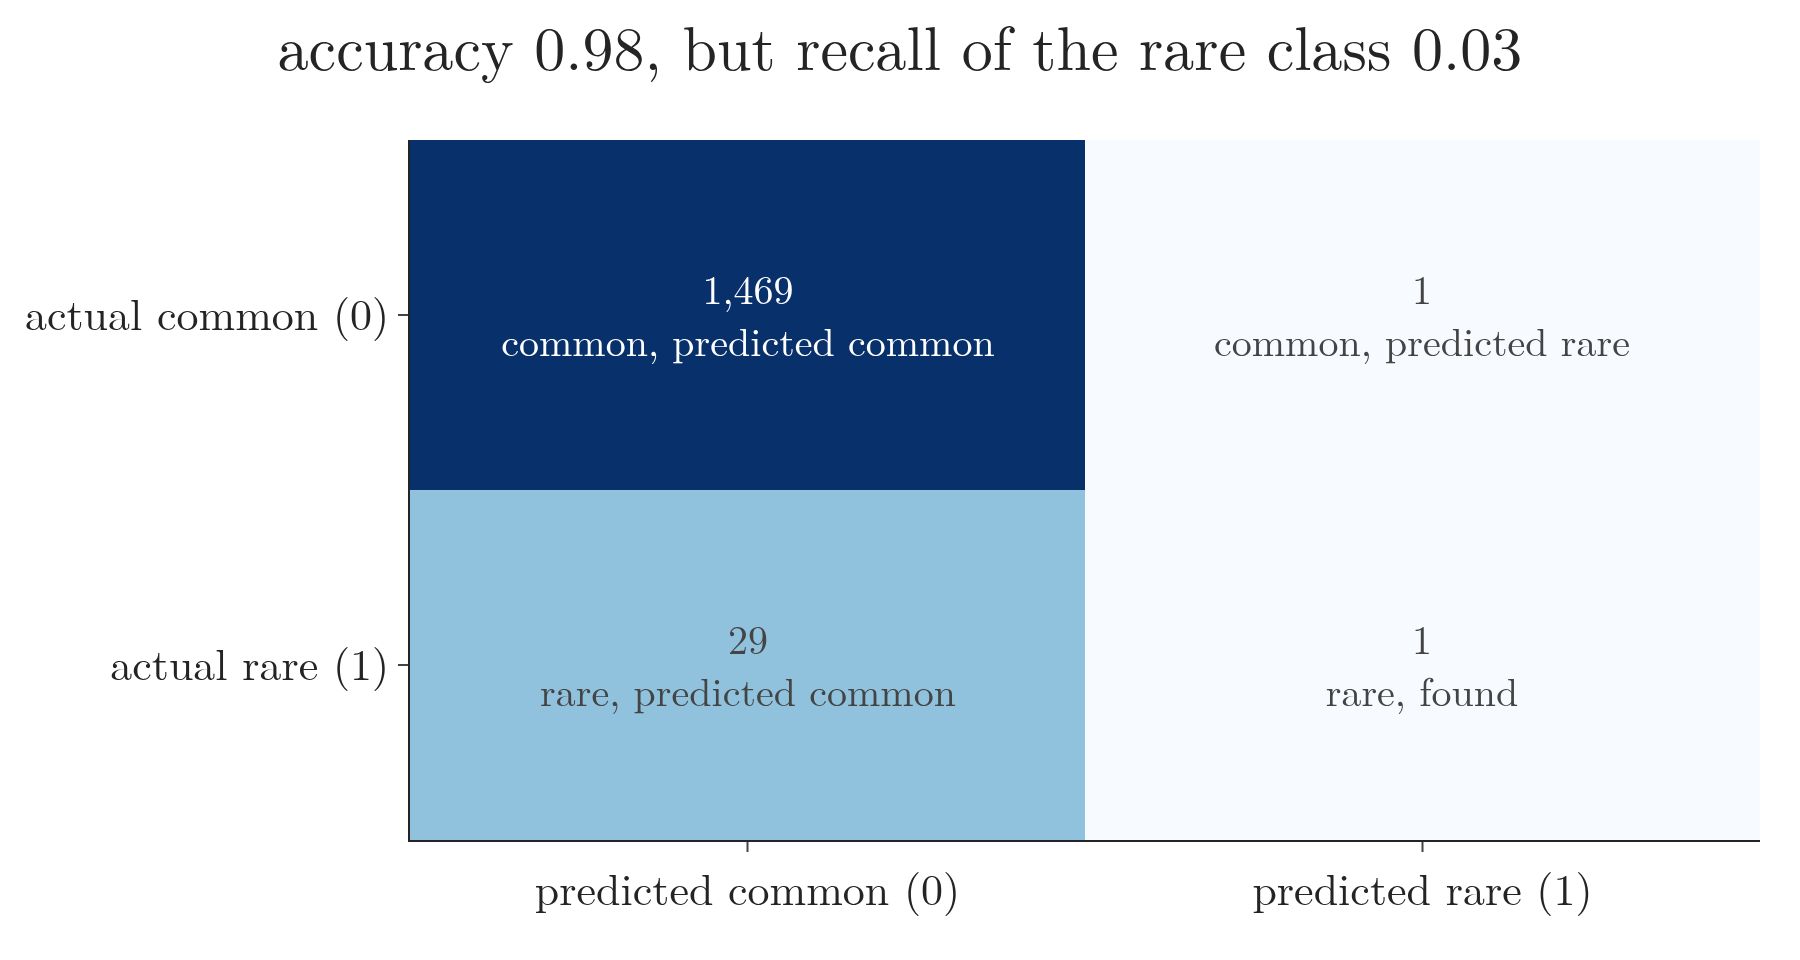

The script that drew this image:
"""KNN on imbalanced classes, the Notebook's test (Plotly): make_classification with 98% class 0 and 2% class 1
(5,000 observations, 10 features, class_sep 0.5, random_state 0), stratified 30% test split, k = 5. The confusion
counts: almost every test observation is predicted as the common class; only 1 of the 30 rare ones is found."""
from pathlib import Path
import numpy as np
import plotly.graph_objects as go
from sklearn.datasets import make_classification
from sklearn.metrics import accuracy_score, confusion_matrix, recall_score
from sklearn.model_selection import train_test_split
from sklearn.neighbors import KNeighborsClassifier
from gifkit import FONT

here = Path(__file__).parent
Xi, yi = make_classification(n_samples=5000, n_features=10, weights=[0.98], flip_y=0, class_sep=0.5, random_state=0)
a, b, c, d = train_test_split(Xi, yi, test_size=0.3, stratify=yi, random_state=0)
p = KNeighborsClassifier(n_neighbors=5).fit(a, c).predict(b)
cm = confusion_matrix(d, p)
assert d.sum() == 30 and round(accuracy_score(d, p), 2) == 0.98 and round(recall_score(d, p), 2) == 0.03
lab = [[f"{cm[0, 0]:,}<br>common, predicted common", f"{cm[0, 1]}<br>common, predicted rare"],
       [f"{cm[1, 0]}<br>rare, predicted common", f"{cm[1, 1]}<br>rare, found"]]
fig = go.Figure(go.Heatmap(z=np.log10(cm[::-1] + 1), x=["predicted common (0)", "predicted rare (1)"], y=["actual rare (1)", "actual common (0)"],
                           text=lab[::-1], texttemplate="%{text}", textfont=dict(size=20), colorscale="Blues", showscale=False))
fig.update_layout(template="simple_white", width=900, height=480, font=FONT,
                  title=dict(text=f"accuracy {accuracy_score(d, p):.2f}, but recall of the rare class {recall_score(d, p):.2f}", x=0.5),
                  margin=dict(l=150, r=20, t=70, b=60))
fig.write_image(here / "imbalanced.png", scale=2)
